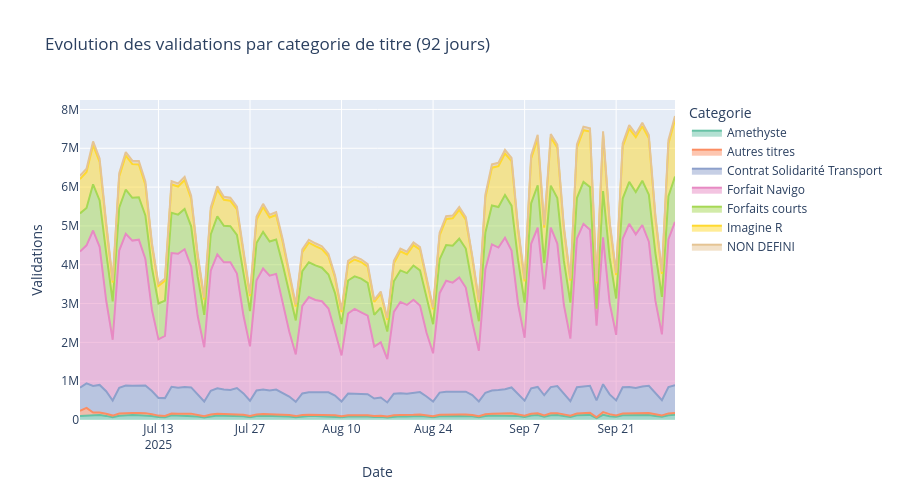

Notebook code for this chart:
### Markdown cell above
---
## PARTIE 3 — Analyse des titres

### Pourquoi ?
Les 7 categories de titres nous donnent des informations sur **qui utilise les transports**.
Comprendre la repartition des titres aide a :
- Identifier les arrets a risque de fraude (taux NON DEFINI eleve)
- Comprendre le profil des usagers de chaque arret
- Detecter des changements de comportement dans le temps

### Code cell
# ============================================================
# EVOLUTION DES PARTS DE MARCHE DES TITRES
# ============================================================
# POURQUOI : voir si les parts evoluent sur les 92 jours
# Imagine R devrait augmenter en septembre (rentree lycees)
# Forfaits courts devrait baisser en septembre (fin tourisme)

trafic_titre_jour = (df.groupby(['JOUR','CATEGORIE_TITRE'])['NB_VALD']
                       .sum().reset_index())

fig = px.area(
    trafic_titre_jour,
    x='JOUR',
    y='NB_VALD',
    color='CATEGORIE_TITRE',
    title='Evolution des validations par categorie de titre (92 jours)',
    labels={'NB_VALD': 'Validations', 'JOUR': 'Date', 'CATEGORIE_TITRE': 'Categorie'},
    color_discrete_sequence=px.colors.qualitative.Set2
)
fig.update_layout(height=500, hovermode='x unified')
fig.show()
